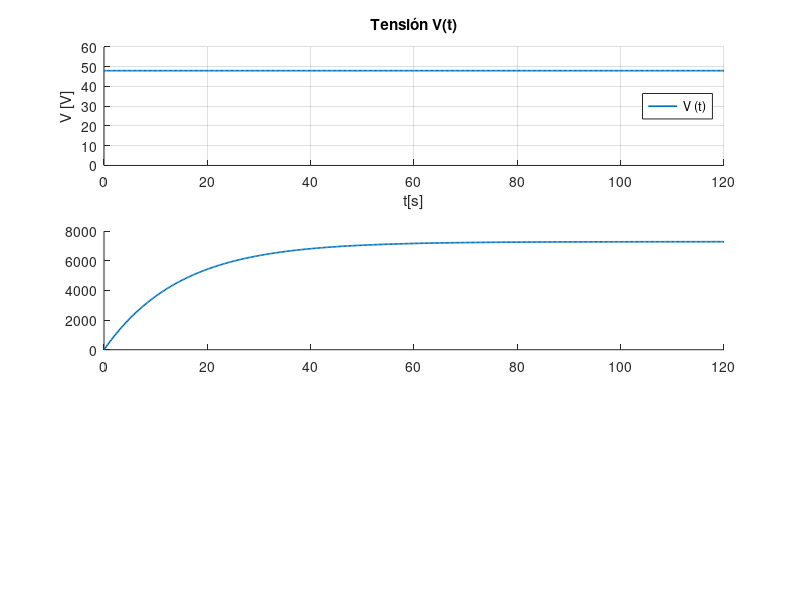

The MATLAB source for this figure: (Note: this script raises an error after producing the figure.)
clc
clear 
close all

%% EMULACION FLYWHEEL CON PMDCM - CHARGE - STORING MODE

%% Parámetros Zhang

L = 3.6e-3;
R = 0.5;
J = 0.123;
kb = 0.062070427805750; % V/rad/s
ki = 0.066845076098500;
B = 1e-4;
Vin = 48;
w_ss = 7296.67611231985;                           % velocidad angular en estado estable
i_ss = 1.14321362082603;                           % corriente en estado estable

t = linspace(0,120,500);                          % Se define el tiempo

%% CARGA STORORING MODE

v_c = Vin*ones(1,500);               % Tensión de Entrada Flywheel. Modo motor

% Modelo Espacios de Estado CHARGE - STORING MODE

A = [-R/L , -kb/L ; ki/J , -B/J ];
B = [ 1/L ; 0 ];
C = [0 , 1; 1 , 0];
D = 0;
sys = ss(A,B,C,D);
u = v_c;
w = lsim(sys,u,t);

w_c = 9.5492965855*w(:,1);          % velocidad angular / conversión rad/s a rpm
i_c = w(:,end);                      % corriente

Figc = figure;
figure (Figc);

%% COMPORTAMIENTO DE TENSION CHARGE - STORING MODE

subplot(3,1,1)

hold on
plot(t,v_c,'LineWidth',1.2)
title('Tensión V(t)');
xlabel('t[s]'); 
ylabel('V [V]');
ylim([0 60])
legend('V (t)');
legend('Location','east');
grid on

%% COMPORTAMIENTO DE LA VELOCIDAD ANGULAR CHARGE - STORING MODE

subplot(3,1,2)

hold on
plot(t,w_c,'LineWidth',1.2)
yline(w_ss,'-.','LineWidth',1.2)           % velocidad angular en estado estable
title('Velocidad angular \omega(t)');
xlabel('t [s]'); 
ylabel('\omega [rpm]');
legend('\omega (t)','\omega_{ss}' );
legend('Location','southeast');

text(80,6500,'\omega_{ss} \cong 7296.6 rpm')

grid on

%% COMPORTAMIENTO DE LA CORRIENTE CHARGE - STORING MODE
subplot(3,1,3)

hold on
plot(t,i_c,'LineWidth',1.2)
yline(i_ss,'-.','LineWidth',1.2)                    % corriente en estado estable
title('Corriente i(t)');
xlabel('t[s]'); 
ylabel('i [A]');
legend({'i (t)', 'i_{ss}'});
legend('Location' ,'northeast');

text(80,20,'i_{ss} \cong 1.1432 A')

grid on

%% ANALISIS POTENCIA Y ENERGÍA CHARGE - STORING MODE

B1 = 1e-4;                      %definir nuevamente constante de fricción
tao_F = ki*i_c - B1*w_c;
P_F = (tao_F).*w_c;             %comportamiento potencia en J
tao_B = B1*w_c;
P_B = (tao_B).*w_c;             %potencia perdida por friccion B
tao_G = ki*i_c;
P_mec = (tao_G).*w_c;

P_elec = i_c.*v_c';             %potencia electrica

E_c = 0.5*J*w_c.*w_c;
E_max = 0.5*J*w_ss*w_ss;

FigPE = figure;
figure (FigPE);

%% COMPORTAMIENTO DE VELOCIDAD ANGULAR CHARGE - STORING MODE

subplot(3,1,1)

hold on
plot(t,w_c,'LineWidth',1.2)
yline(w_ss,'-.','LineWidth',1.2)           % velocidad angular en estado estable
title('Velocidad angular \omega(t)');
xlabel('t [s]'); 
ylabel('\omega [rpm]');
legend('\omega (t)','\omega_{ss}' );
legend('Location','east');

text(80,6500,'\omega_{ss} \cong 7296.6 rpm')

grid on

%% COMPORTAMIENTO DE LA POTENCIA CHARGE - STORING MODE
P_ss = 56;
subplot(3,1,2)

hold on
plot(t,P_F,t,P_B,t,P_mec,t,P_elec,'LineWidth',1.2)
yline(P_ss,'-.','LineWidth',1.2)           % Potencia en estado estable
title('Comportamiento Potencia');
xlabel('t [s]'); 
ylabel('P [W]');
legend('P_{flywheel}','P_{loss,B}','P_{mec}','P_{elec}','P_{ss}','Orientation','horizontal');
legend('Location','northeast');

text(80,2500,'P_{ss} \cong 56 W')

grid on

%% COMPORTAMIENTO DE LA ENERGIA CHARGE - STORING MODE

subplot(3,1,3)

hold on
plot(t,E_c,'LineWidth',1.2)
yline(E_max,'-.','LineWidth',1.2)           % Energía máxima
title('Energía de la Flywheel');
xlabel('t [s]'); 
ylabel('E [J]');
legend('E (t)','E_{max}' );
legend('Location','east');

text(80,2943000,'E_{max} \cong 3.27 MJ')

grid on
